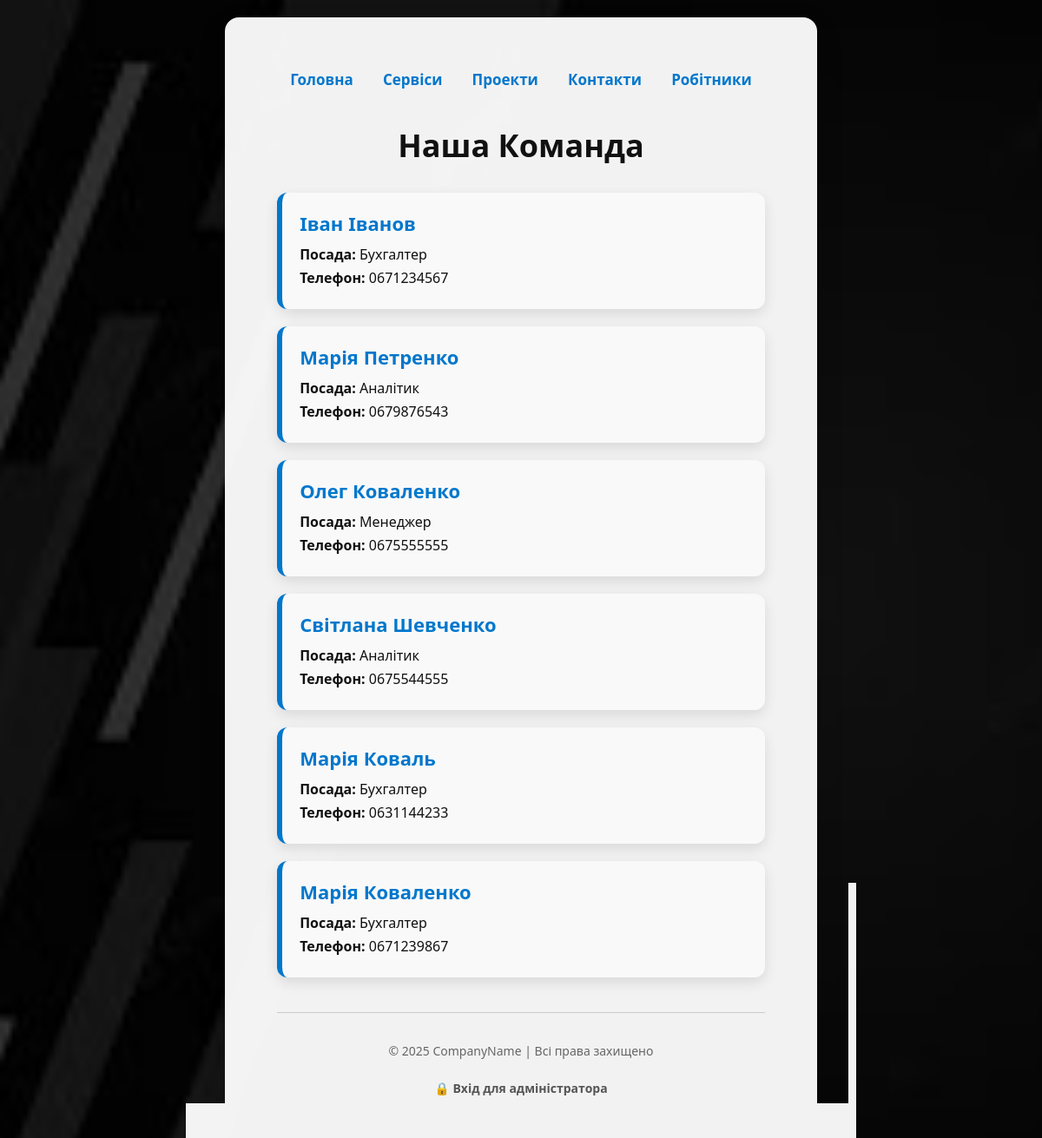
Page /workers/ on the earlier database version.
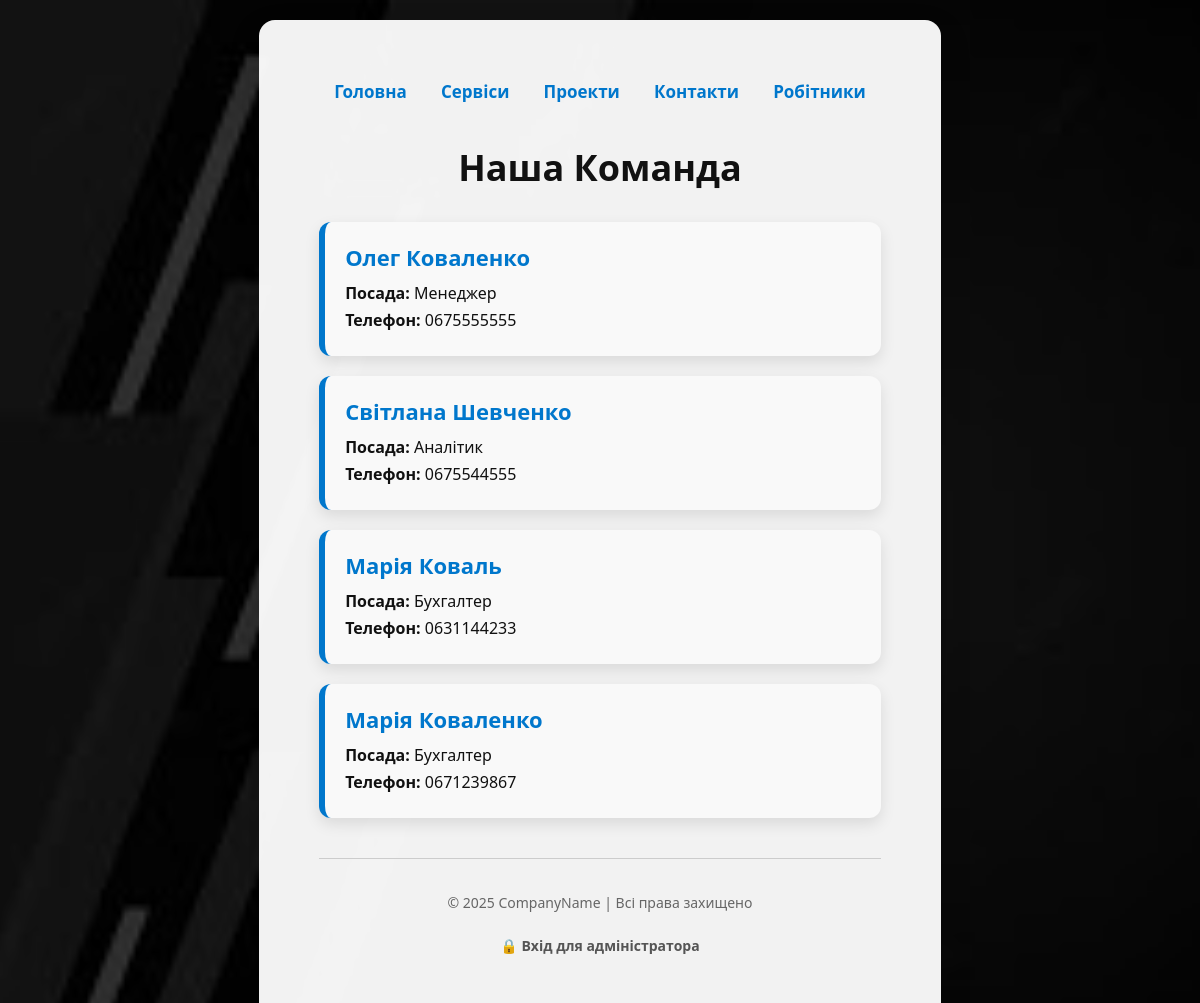
Same page on the later database version.
### main/models.py (models this page shows, shortened)
class Worker(models.Model):
    id = models.IntegerField('№', primary_key=True)
    name = models.CharField('Ім’я', max_length=20)
    surname = models.CharField('Прізвище', max_length=20)
    position = models.CharField('Посада', max_length=50)
    salary = models.DecimalField('Зарплата', max_digits=10, decimal_places=2)
    phone = models.CharField('Телефон', max_length=20)
    date_hired = models.DateField('Дата найму')
    is_active = models.BooleanField('Активний', default=False)

### main/views.py (the view)
# urls.py: path('workers/', views.show_workers, name='workers'),
def show_workers(request):
    all_workers = Worker.objects.all()
    return render(request, 'main/workers.html', {'workers': all_workers})

### main/templates/main/workers.html (shortened to what this page needs)
{% extends "layout.html" %}
{% block content %}
<h1>Наша Команда</h1>
<div class="workers-container">
    {% for worker in workers %}
        <div class="worker-card">
            <h2>{{ worker.name }} {{ worker.surname }}</h2>
            <p><strong>Посада:</strong> {{ worker.position }}</p>
            <p><strong>Телефон:</strong> {{ worker.phone }}</p>
        </div>
    {% empty %}
        <p>Немає працівників у базі.</p>
    {% endfor %}
</div>
{% endblock %}

### main/templates/layout.html (shortened to what this page needs)
<!DOCTYPE html>
<html lang="uk">
<head>
    {% load static %}
    <link rel="stylesheet" href="{% static 'main/css/style.css' %}?v={{ time }}">
</head>
<body>
    <div class="container">
        <nav>
            <a href="{% url 'home' %}">Головна</a>
            <a href="{% url 'services' %}">Сервіси</a>
            <a href="{% url 'projects' %}">Проекти</a>
            <a href="{% url 'contacts' %}">Контакти</a>
            <a href="{% url 'workers' %}">Робітники</a>
        </nav>
        {% block content %}
        {% endblock %}
        <footer>
            <p>© 2025 CompanyName | Всі права захищено</p>
            <a class="admin-link" href="{% url 'login_moderator' %}">🔒 Вхід для адміністратора</a>
        </footer>
    </div>
</body>
</html>

### main/static/main/css/style.css (style rules this page uses)
body { font-family: system-ui, -apple-system, BlinkMacSystemFont, 'Segoe UI', Roboto, Oxygen, Ubuntu, Cantarell, 'Open Sans', 'Helvetica Neue', sans-serif; margin: 0; padding: 0; min-height: 100vh; display: flex; justify-content: center; align-items: center; text-align: center; color: white; background: url("../img/main_photo.jpg") no-repeat center center/cover; }
body::before { content: ""; position: fixed; top: 0; left: 0; width: 100%; height: 100%; background-color: rgba(0, 0, 0, 0.6); z-index: 0; }
.container { position: relative; z-index: 1; background-color: rgba(255, 255, 255, 0.95); padding: 60px; margin: 20px; border-radius: 16px; box-shadow: 0 12px 30px rgba(0,0,0,0.2); max-width: 800px; color: #111; }
nav { margin-bottom: 40px; }
nav a { margin: 0 15px; text-decoration: none; color: #0077cc; font-weight: bold; font-size: 17px; transition: color 0.3s ease; }
footer { margin-top: 40px; padding: 20px 0; text-align: center; border-top: 1px solid #ccc; color: #666; font-size: 14px; }
.admin-link { display: inline-block; margin-top: 10px; color: #555; text-decoration: none; font-weight: bold; transition: color 0.3s; }
h1 { font-size: 36px; margin-bottom: 30px; }
h2 { font-size: 24px; margin-bottom: 10px; }
.workers-container { display: grid; grid-template-columns: repeat(auto-fit, minmax(280px, 1fr)); gap: 20px; margin-top: 30px; }
.worker-card { background: #f9f9f9; border-left: 6px solid #0077cc; padding: 20px; border-radius: 12px; box-shadow: 0 6px 15px rgba(0,0,0,0.1); text-align: left; transition: transform 0.2s ease, box-shadow 0.2s ease; }
.worker-card h2 { margin: 0 0 10px; font-size: 22px; color: #0077cc; }
.worker-card p { margin: 5px 0; font-size: 16px; }

Differences in the rows shown:
removed Worker: name "Іван", surname "Іванов", position "Бухгалтер", phone "0671234567"
removed Worker: name "Марія", surname "Петренко", position "Аналітик", phone "0679876543"
